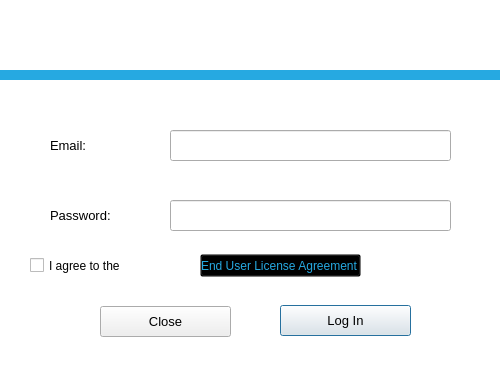
<?xml version="1.0" encoding="UTF-8"?>
<ui version="4.0">
 <class>Dialog</class>
 <widget class="QDialog" name="Dialog">
  <property name="geometry">
   <rect>
    <x>0</x>
    <y>0</y>
    <width>500</width>
    <height>380</height>
   </rect>
  </property>
  <property name="sizePolicy">
   <sizepolicy hsizetype="Fixed" vsizetype="Fixed">
    <horstretch>0</horstretch>
    <verstretch>0</verstretch>
   </sizepolicy>
  </property>
  <property name="minimumSize">
   <size>
    <width>500</width>
    <height>380</height>
   </size>
  </property>
  <property name="maximumSize">
   <size>
    <width>500</width>
    <height>380</height>
   </size>
  </property>
  <property name="font">
   <font>
    <family>Arial</family>
   </font>
  </property>
  <property name="contextMenuPolicy">
   <enum>Qt::DefaultContextMenu</enum>
  </property>
  <property name="windowTitle">
   <string>Deactivated Data Engine</string>
  </property>
  <property name="styleSheet">
   <string notr="true">QDialog{
	background:#ffffff
}</string>
  </property>
  <widget class="QLabel" name="label">
   <property name="geometry">
    <rect>
     <x>50</x>
     <y>130</y>
     <width>101</width>
     <height>31</height>
    </rect>
   </property>
   <property name="font">
    <font>
     <family>Arial</family>
     <pointsize>10</pointsize>
    </font>
   </property>
   <property name="text">
    <string>Email:</string>
   </property>
  </widget>
  <widget class="QLineEdit" name="le_email">
   <property name="geometry">
    <rect>
     <x>170</x>
     <y>130</y>
     <width>281</width>
     <height>31</height>
    </rect>
   </property>
   <property name="font">
    <font>
     <family>Arial</family>
     <pointsize>9</pointsize>
    </font>
   </property>
  </widget>
  <widget class="QLabel" name="label_2">
   <property name="geometry">
    <rect>
     <x>50</x>
     <y>200</y>
     <width>101</width>
     <height>31</height>
    </rect>
   </property>
   <property name="font">
    <font>
     <family>Arial</family>
     <pointsize>10</pointsize>
    </font>
   </property>
   <property name="text">
    <string>Password:</string>
   </property>
  </widget>
  <widget class="QLineEdit" name="le_password">
   <property name="geometry">
    <rect>
     <x>170</x>
     <y>200</y>
     <width>281</width>
     <height>31</height>
    </rect>
   </property>
   <property name="font">
    <font>
     <family>Arial</family>
     <pointsize>9</pointsize>
    </font>
   </property>
   <property name="echoMode">
    <enum>QLineEdit::Password</enum>
   </property>
  </widget>
  <widget class="QPushButton" name="btn_login">
   <property name="geometry">
    <rect>
     <x>280</x>
     <y>305</y>
     <width>131</width>
     <height>31</height>
    </rect>
   </property>
   <property name="font">
    <font>
     <family>Arial</family>
     <pointsize>10</pointsize>
     <weight>50</weight>
     <bold>false</bold>
    </font>
   </property>
   <property name="text">
    <string>Log In</string>
   </property>
  </widget>
  <widget class="QPushButton" name="btn_close">
   <property name="geometry">
    <rect>
     <x>100</x>
     <y>306</y>
     <width>131</width>
     <height>31</height>
    </rect>
   </property>
   <property name="font">
    <font>
     <family>Arial</family>
     <pointsize>10</pointsize>
    </font>
   </property>
   <property name="text">
    <string>Close</string>
   </property>
  </widget>
  <widget class="QLabel" name="lb_logo">
   <property name="geometry">
    <rect>
     <x>0</x>
     <y>0</y>
     <width>500</width>
     <height>71</height>
    </rect>
   </property>
   <property name="styleSheet">
    <string notr="true">background:#ffffff</string>
   </property>
   <property name="text">
    <string/>
   </property>
  </widget>
  <widget class="QLabel" name="label_3">
   <property name="geometry">
    <rect>
     <x>0</x>
     <y>70</y>
     <width>500</width>
     <height>10</height>
    </rect>
   </property>
   <property name="styleSheet">
    <string notr="true">background:#26a9e1</string>
   </property>
   <property name="text">
    <string/>
   </property>
  </widget>
  <widget class="QCheckBox" name="cb_agree">
   <property name="geometry">
    <rect>
     <x>30</x>
     <y>250</y>
     <width>191</width>
     <height>31</height>
    </rect>
   </property>
   <property name="font">
    <font>
     <family>Arial</family>
     <pointsize>9</pointsize>
    </font>
   </property>
   <property name="text">
    <string>I agree to the</string>
   </property>
  </widget>
  <widget class="QPushButton" name="btn_agree_link">
   <property name="geometry">
    <rect>
     <x>200</x>
     <y>254</y>
     <width>161</width>
     <height>23</height>
    </rect>
   </property>
   <property name="font">
    <font>
     <family>Arial</family>
     <pointsize>9</pointsize>
    </font>
   </property>
   <property name="focusPolicy">
    <enum>Qt::NoFocus</enum>
   </property>
   <property name="styleSheet">
    <string notr="true">QPushButton{
	background:rgba(0,0,0,0);
    color:#26a9e1;
    text-align:left;
}
QPushButton:hover{
	text-decoration:underline;
}</string>
   </property>
   <property name="text">
    <string>End User License Agreement</string>
   </property>
  </widget>
 </widget>
 <tabstops>
  <tabstop>le_email</tabstop>
  <tabstop>le_password</tabstop>
  <tabstop>btn_login</tabstop>
 </tabstops>
 <resources/>
 <connections/>
</ui>
